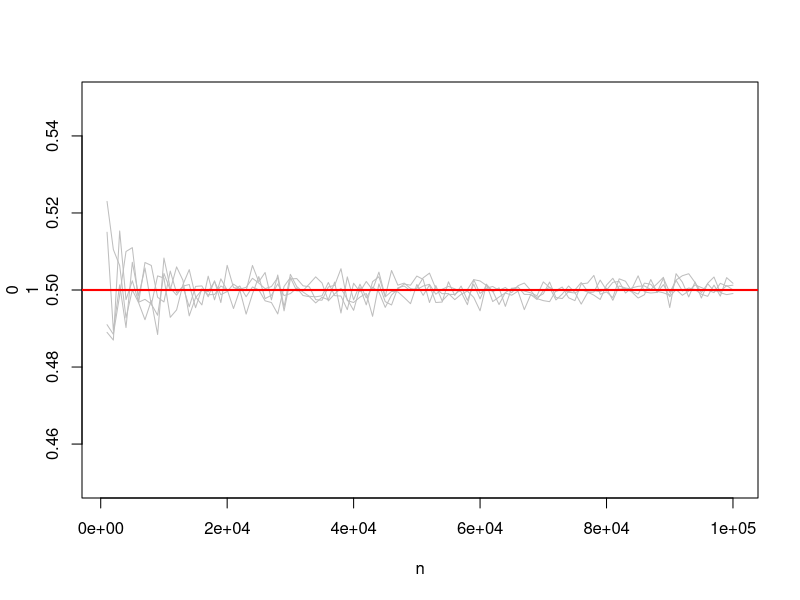

This chart was generated by the following R code:
# Ctrl + Shift + Enter
rm(list=ls())

print("Lanzamiento de una moneda")
x <- sample(x=c("c","+"), size=10, replace=TRUE,prob=c(1/3,2/3))
sum(x=="c")
### 1 == heads
### 2 == tails

x <- sample(x=1:0, size=10**4, replace=TRUE, prob=c(1/3,2/3))
sum(x)/length(x)
mean(x)
err <- 1
paso <- 1000
x0 <- mean(x)
while (err > 10**-4) {
  xx  <- sample(x=1:0, size=10**4, replace=TRUE, prob=c(1/3,2/3))
  x <- c(x,xx)
  print(x1 <- mean(x))
  
  err <- abs(x1-x0)
  x0 <- x1
  
}
## Usando runif()
u <- runif(10)
x <- u < 1/3
mean(x)
mean(runif(1000)< 1/3)
n <- seq(from=1000,to=100000,by=1000)
ll <- function(n=100, prob=0.5) return( mean( runif(n) < prob) )# < prob --> cara

prob <- sapply( n, ll, p=0.5)
# e usando agora a función plot temos
plot(n, prob, ylab=c(0,1),type="l",ylim=c(0.45,0.55), col='grey') # Axustar a ollo os límites do eixo
points(n, sapply(n,ll,p=0.5), type="l", col='grey')
# repito isto 18 veces máis
d <- replicate( 2, points( n, sapply(n,ll,p=0.5), type="l", col='grey'))
abline(h=0.5, col="red",lwd=2)





print("Simulación del funcionamiento de un circuito")
set.seed(100)
#x1 <- sample(x=1:0, size=200, replace=TRUE, prob=c(0.6,0.4))
x1 <- runif(200)<=0.6
x2 <- runif(200)<0.8
#x2 <- sample(x=1:0, size=200, replace=TRUE, prob=c(0.8,0.2))
#z <- x1+x2
#z[z == 2] <- 1
#mean(z)
mean(runif(200)<=0.6|runif(200)<0.8)
print("El valor teórico es 0.92")
print("Circuito más complejo")
x1 <- sample(x=1:0, size=200, replace=TRUE, prob=c(0.8,0.2))
x2 <- sample(x=1:0, size=200, replace=TRUE, prob=c(0.9,0.1))
x3 <- sample(x=1:0, size=200, replace=TRUE, prob=c(0.6,0.4))
x4 <- sample(x=1:0, size=200, replace=TRUE, prob=c(0.5,0.5))
x5 <- sample(x=1:0, size=200, replace=TRUE, prob=c(0.7,0.3))
z <- (x1+x2+x3+x4)*x5
z[z > 0] <- 1
mean(z)





print("Concurso de triples da NBA (2018)")
lb <- c(35.6 , 37.6 , 39.6 , 37.6 , 35.6 )/100
ch <- c(36.4 , 40.0 , 40.5 , 40.0 , 36.4 )/100
db <- c(32.9 , 35.7 , 38.5 , 35.7 , 32.9 )/100

triple <-  function(sdgfewdsfsdfeswf=0) {
tt <- function(prob=0.5) return( sample(x=1:0, size=5, replace=TRUE, prob=c(prob,1-prob)) )
x1 <- sapply(lb,tt)
x1[5,] <- x1[5,]*2
x2 <- sapply(ch,tt)
x2[5,] <- x2[5,]*2
x3 <- sapply(db,tt)
x3[5,] <- x3[5,]*2
if (  sum(max(c(sum(x1),sum(x2),sum(x3))) == c(sum(x1),sum(x2),sum(x3))) > 1 ) {
  return (triple())  
  
}

return ( which.max(c(sum(x1),sum(x2),sum(x3))) )

}
x <- sapply(X=1:100000,FUN=triple)
print(paste("Larry Bird = " , mean(x==1)))
print(paste("Craig Hodges = " , mean(x==2)))
print(paste("Devin Booker = " , mean(x==3)))







